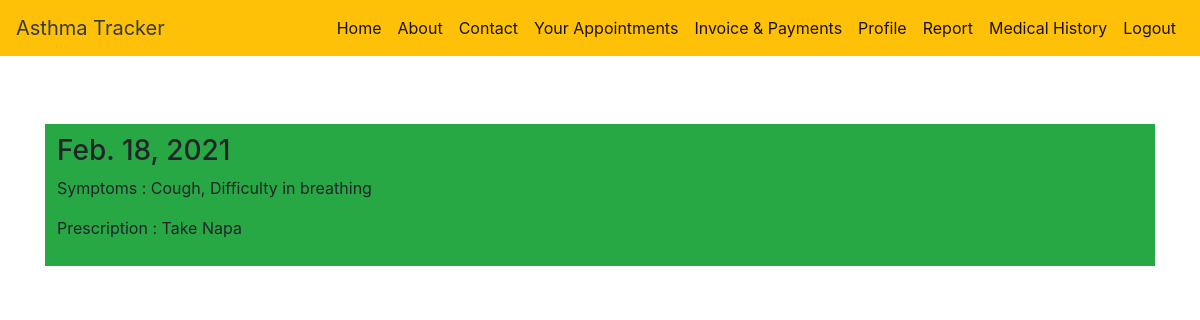
The page /medical_history/ (signed in) on the database its author committed.
### DOCTOR/models.py (models this page shows)
class Prescription(models.Model):
    prescription = models.CharField(max_length=200)
    symptoms = models.CharField(max_length=200)
    patient = models.ForeignKey(Patient, on_delete=models.CASCADE, unique=False)
    doctor = models.ForeignKey(Doctor, on_delete=models.CASCADE, unique=False)
    appointment = models.ForeignKey('COMMON_APP.Appointment', on_delete=models.CASCADE, unique=False)
    prescripted_date = models.DateField(auto_now=True)
    outstanding = models.IntegerField(default=0)
    paid = models.IntegerField(default=0)
    total = models.IntegerField(default=0)

### COMMON_APP/views.py (the view)
# urls.py: path('medical_history/', medical_history, name='medical_history'),
def medical_history(request):
    status = False
    if request.user:
        status = request.user
    user_id = User.objects.get(username=request.user)
    print(user_id)
    patient = Patient.objects.get(username=user_id)
    data = Prescription.objects.filter(patient=patient)
    print(data)
    return render(request, 'medical_history.html', {"data": data, 'user': "P", 'status': status})

### templates/medical_history.html (shortened to what this page needs)
<!DOCTYPE html>
<html>
<head>
    <link rel="stylesheet" href="https://stackpath.bootstrapcdn.com/bootstrap/4.5.0/css/bootstrap.min.css">
</head>
<body>
{% include "nav.html" %}
<div class="container">
    <br><br>
    {% for i in data %}
    <div class="panel panel-default bg-success">
        <div class="panel-body"><h3>{{ i.prescripted_date }}</h3>
            <p>Symptoms : {{ i.symptoms}}</p>
            <p>Prescription : {{ i.prescription }}</p>
        </div>
    </div>
    <br>
    {% endfor %}
</div>
</body>
</html>

### templates/medical_history.html (style rules this page uses)
.panel-body { padding: 10px 12px; }

### rows shown on the page
Prescription: prescripted_date "Feb. 18, 2021", symptoms "Cough, Difficulty in breathing", prescription "Take Napa"
